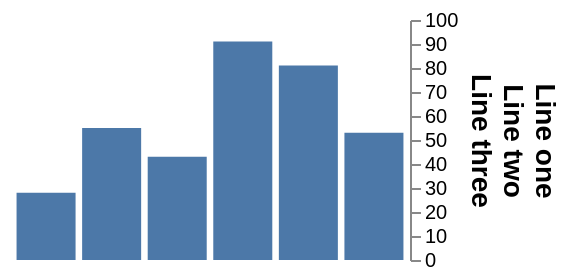

This figure's Vega-Lite source:
### Vega specification from a JSON file in a GitHub repository (floating-point values rounded to 4 significant figures)
{"width": 200, "height": 120, "padding": 5, "data": [{"name": "t", "values": [{"a": "Alpha", "b": 28, "c": "x", "d": 1}, {"a": "Bravo", "b": 55, "c": "y", "d": 2}, {"a": "Charlie", "b": 43, "c": "x", "d": 3}, {"a": "Delta", "b": 91, "c": "z", "d": 4}, {"a": "Echo", "b": 81, "c": "y", "d": 5}, {"a": "Foxtrot", "b": 53, "c": "z", "d": 6}]}], "scales": [{"name": "x", "type": "band", "domain": {"data": "t", "field": "a"}, "range": "width", "padding": 0.1}, {"name": "y", "type": "linear", "domain": {"data": "t", "field": "b"}, "range": "height", "nice": true}, {"name": "color", "type": "ordinal", "domain": {"data": "t", "field": "c"}, "range": {"scheme": "category10"}}, {"name": "ramp", "type": "linear", "domain": {"data": "t", "field": "d"}, "range": {"scheme": "blues"}}, {"name": "size", "type": "linear", "domain": {"data": "t", "field": "b"}, "range": [10, 200]}, {"name": "shape", "type": "ordinal", "domain": {"data": "t", "field": "c"}, "range": "symbol"}, {"name": "quant", "type": "quantize", "domain": [0, 100], "range": {"scheme": "greens", "count": 4}}], "marks": [{"type": "rect", "from": {"data": "t"}, "encode": {"enter": {"x": {"scale": "x", "field": "a"}, "width": {"scale": "x", "band": 1}, "y": {"scale": "y", "field": "b"}, "y2": {"scale": "y", "value": 0}}}}], "axes": [{"orient": "right", "scale": "y", "title": ["Line one", "Line two", "Line three"], "titleFontSize": 14}]}
